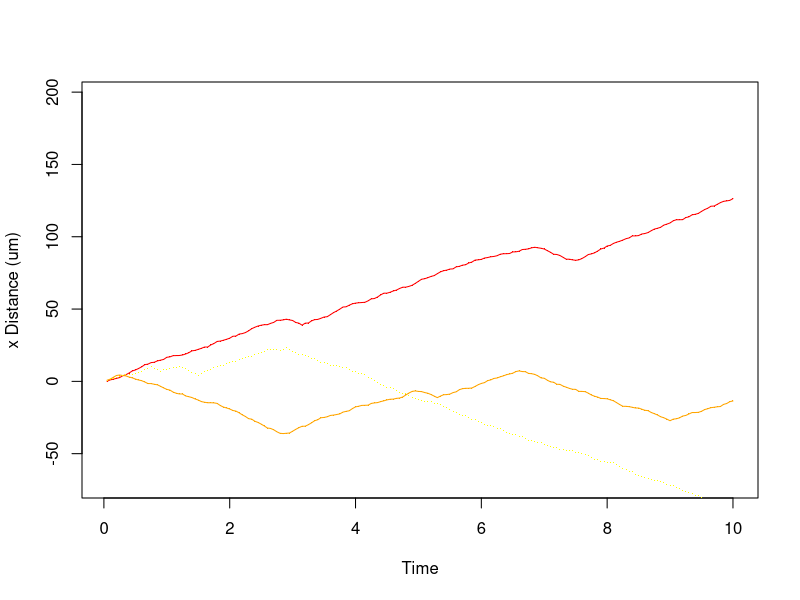

This figure's R source: (Note: this script raises an error after producing the figure.)
#Bacteria Simulation Lab 1
#run 40 times for each bacteria
#create empty data frame
DataBact <- setNames(data.frame(matrix(ncol = 200, nrow = 0)), c(1:200))
DispBact <- NULL
for (i in 1:40){
  #start at origin, run 200 times to get 200 frames
  position=0
  poslist<-NULL
  distlist<-NULL
  timelist<-NULL
  dist<-runif(1,0,1.5) #starting speed
  for (i in 1:200) {
    iftumble<-floor(runif(1,1,34)) #Average time between beginnings of tumbles=1.11 sec, 30 frames/sec, 1/33 frames.Assume tumble reverses direction. runif does not include highest number (put 34 to include 33).
    ifelse(iftumble==1,dist<--1*dist,ifelse(dist>=0,dist<-runif(1,0,1.5),dist<-runif(1,-1.5,0)))
    #assuming maximum speed 30 um/sec, max distance traveled between frames is 30/20 frame/s, or 1.5. Can change directions?
    distlist<-c(distlist,dist)
    position<-position+dist
    poslist<-c(poslist,position)
    time<-0.05*i
    timelist<-c(timelist,time)
    #find new position, make list of each position for graph
  }
  #add each bacteria to dataframe
  DataBact<-rbind(DataBact, poslist)
  Displace<-poslist/timelist
  DispBact<-c(DispBact, Displace)
}
names(DataBact)<-c(1:200) #rename columns for neatness

Time<-timelist
y1 <- DataBact[1,]
y2 <- DataBact[2,]
y3<- DataBact[3,]
y4 <- DataBact[4,]
y5 <- DataBact[5,]
y6<- DataBact[6,]
y7<- DataBact[7,]
y8<- DataBact[8,]
y9<- DataBact[9,]
y10<- DataBact[10,]
tmplow<-0
tmphi<-0
for (i in 1:10){ #find the lowest and highest position to determine y axis limits
  rownum<-0+1
for (i in 1:200) {
  ifelse(tmphi>DataBact[rownum,i],tmphi<-tmphi,tmphi<-DataBact[rownum,i])
  ifelse(tmplow<DataBact[rownum,i],tmplow<-tmplow,tmplow<-DataBact[rownum,i])
}
  tmphi<-tmphi+7
  tmplow<-tmplow-7 #add a bit of padding
}
#plot the first data series using plot()
plot(Time, y1, ylim=c(tmplow,tmphi),type="o", col="red", pch=".", ylab="x Distance (um)", lty=1)

#add data series to the same chart using points() and lines()
points(Time, y2, col="orange", pch=".")
lines(Time, y2, col="orange",lty=1)

points(Time, y3, col="yellow",pch=".")
lines(xlabel, y3, col="yellow", lty=1)

points(Time, y4, col="green",pch=".")
lines(xlabel, y4, col="green", lty=1)

points(Time, y5, col="blue",pch=".")
lines(xlabel, y5, col="blue", lty=1)

points(Time, y6, col="purple",pch=".")
lines(xlabel, y6, col="purple", lty=1)

points(Time, y7, col="pink",pch=".")
lines(xlabel, y7, col="pink", lty=1)

points(Time, y8, col="black",pch=".")
lines(xlabel, y8, col="black", lty=1)

points(Time, y9, col="light gray",pch=".")
lines(xlabel, y9, col="light gray", lty=1)

points(Time, y10, col="cyan",pch=".")
lines(xlabel, y10, col="cyan", lty=1)



#plot the first second (1 s) using plot()
plot(Time[1:20], y1[1:20], type="o", col="red", pch=".", ylab="x Distance (um)", lty=1)

#add data series to the same chart using points() and lines()
points(Time, y2, col="orange", pch=".")
lines(Time, y2, col="orange",lty=1)

points(Time, y3, col="yellow",pch=".")
lines(xlabel, y3, col="yellow", lty=1)

points(Time, y4, col="green",pch=".")
lines(xlabel, y4, col="green", lty=1)

points(Time, y5, col="blue",pch=".")
lines(xlabel, y5, col="blue", lty=1)

points(Time, y6, col="purple",pch=".")
lines(xlabel, y6, col="purple", lty=1)

points(Time, y7, col="pink",pch=".")
lines(xlabel, y7, col="pink", lty=1)

points(Time, y8, col="black",pch=".")
lines(xlabel, y8, col="black", lty=1)

points(Time, y9, col="light gray",pch=".")
lines(xlabel, y9, col="light gray", lty=1)

points(Time, y10, col="cyan",pch=".")
lines(xlabel, y10, col="cyan", lty=1)

#Net velocity:
FinalPos<-DataBact[,200]

#displacement/time (um/s)
NetVel<-FinalPos/10
sd(NetVel)
mean(NetVel)

#Displacement mean, stndrd de
mean(DispBact)
#get mean of all displacements in displacement value list: um/s
sd(DispBact)

#add a legend in top left corner of chart at (x, y) coordinates = (1, 19)
#legend(1,19,legend=c("y1","y2","y3","y4", "y"), col=c("blue","red","black"),
#pch=c("o","*","+"),lty=c(1,2,3), ncol=1)

#have distlist: should be list each distance travled in 0.05 sec. either find average of each list OR avg of whole data frame (avg/20)
#want it for each bacteria or all bacteria?
